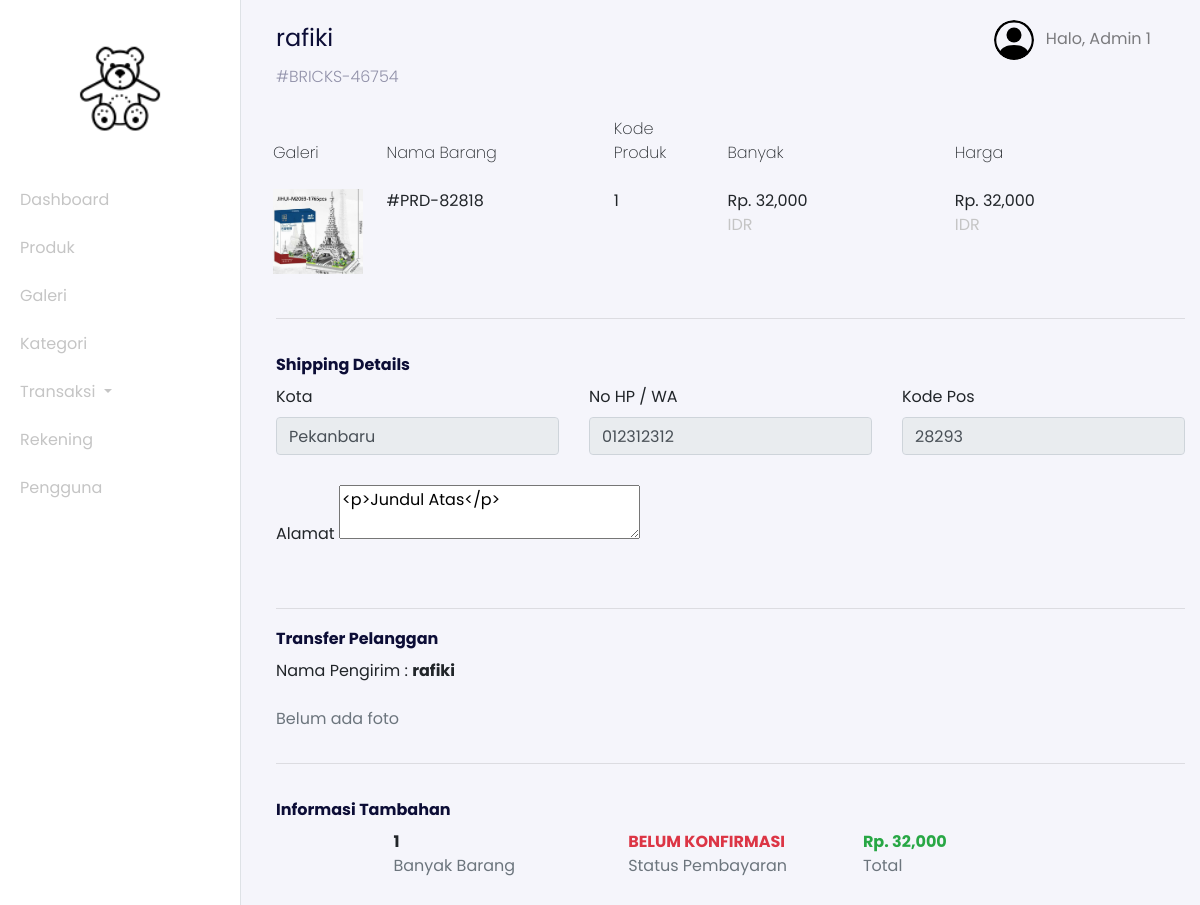
Screenshot of /admin?page=transactions-details&id=7 (signed in) with the database file from the repository.
### tables this page shows
CREATE TABLE `users` (
  `id_user` int(11) NOT NULL,
  `name` varchar(255) NOT NULL,
  `email` varchar(255) NOT NULL,
  `password` varchar(255) NOT NULL,
  `address` text DEFAULT NULL,
  `phone_number` varchar(255) NOT NULL,
  `postal_code` varchar(191) NOT NULL,
  `roles` varchar(255) NOT NULL
);

CREATE TABLE `transactions` (
  `id_transaction` int(11) NOT NULL,
  `user_id` int(11) NOT NULL,
  `total_price` int(11) NOT NULL,
  `city` varchar(255) NOT NULL,
  `rekening_id` int(11) NOT NULL,
  `transaction_status` varchar(255) NOT NULL,
  `weight_total` int(11) NOT NULL,
  `delivered` int(11) NOT NULL,
  `photo_transaction` varchar(255) NOT NULL,
  `code` varchar(255) NOT NULL,
  `receiver` varchar(255) NOT NULL,
  `time_arrived` timestamp NULL DEFAULT NULL,
  `created_at` timestamp NOT NULL DEFAULT current_timestamp()
);

CREATE TABLE `transactions_details` (
  `id_transaction_detail` int(11) NOT NULL,
  `transaction_id` int(11) NOT NULL,
  `product_id` int(11) NOT NULL,
  `price` int(11) NOT NULL,
  `banyak` int(11) NOT NULL,
  `code_product` varchar(255) NOT NULL
);

CREATE TABLE `products_galleries` (
  `id_gallery` int(11) NOT NULL,
  `photos` varchar(255) NOT NULL,
  `product_id` int(11) NOT NULL
);

CREATE TABLE `products` (
  `id_product` int(11) NOT NULL,
  `product_name` varchar(255) NOT NULL,
  `unit` int(11) NOT NULL,
  `price` varchar(255) NOT NULL,
  `descriptions` text NOT NULL,
  `category_id` int(11) NOT NULL,
  `stock` varchar(255) NOT NULL
);

### config/config.php (called while the page is built, shortened)
<?php
$host = 'localhost';
$user = 'root';
$password = '';
$dbname = 'bricks';
$conn = mysqli_connect($host, $user, $password, $dbname);
function query($query)
{
    global $conn;
    $result = mysqli_query($conn, $query);
    $rows = [];
    while ($row = mysqli_fetch_assoc($result)) {
        $rows[] = $row;
    }
    return $rows;
}

### admin/transaction/dashboard-transactions-details.php (the view, shortened to what this page needs)
<?php
$idTransaction = $_GET["id"];
$transaction_details = query("SELECT * FROM transactions_details JOIN transactions ON transactions_details.transaction_id = transactions.id_transaction JOIN products ON transactions_details.product_id = products.id_product  WHERE transaction_id = $idTransaction");
?>
<nav class="navbar navbar-expand-lg navbar-light navbar-store fixed-top" data-aos="fade-down">
  <div class="container-fluid">
    <div class="collpase navbar-collapse" id="navbarResponsive">
      <ul class="navbar-nav d-none d-lg-flex ml-auto">
        <li class="nav-item dropdown">
          <a href="#" class="nav-link" id="navbarDropdown" role="button" data-toggle="dropdown">
            <img src="../assets/images/person-circle.svg" alt="profile" height="40px" class="rounded-circle mr-2 profile-picture" />
            <?php
            $id_user = $_SESSION['user'];
            $user = query("SELECT * FROM users WHERE id_user = $id_user")[0];
            ?>
            Halo, <?= $user["name"]; ?>
          </a>
        </li>
      </ul>
    </div>
  </div>
</nav>
<div class="section-content section-dashboard-home" data-aos="fade-up">
  <div class="container-fluid">
    <div class="dashboard-heading">
      <?php
      $transactionMain = query("SELECT * FROM transactions JOIN users ON transactions.user_id = users.id_user WHERE id_transaction = $idTransaction")[0];
      ?>
      <h2 class="dashboard-title"><?= $transactionMain["name"]; ?></h2>
      <p class="dashboard-subtitle">#<?= $transactionMain["code"]; ?></p>
    </div>
    <div class="dashboard-content store-cart">
      <div class="row" data-aos="fade-up" data-aos-delay="100">
        <div class="col-12 table-responsive">
          <table class="table table-borderless table-cart">
            <thead>
              <tr>
                <th>Galeri</th>
                <th>Nama Barang</th>
                <th>Kode Produk</th>
                <th>Banyak</th>
                <th>Harga</th>
              </tr>
            </thead>
            <tbody>
              <?php
              $banyak = 0;
              ?>
              <?php foreach ($transaction_details as $t) : ?>
                <?php
                $idProduct = $t["product_id"];
                $gallery = query("SELECT * FROM products_galleries INNER JOIN products ON products_galleries.product_id = products.id_product WHERE products_galleries.product_id = $idProduct");
                $banyak += $t["banyak"];
                $total = $t["price"] * $t["banyak"];
                ?>
                <tr>
                  <td style="width: 10%;">
                    <img src="../assets/images/<?= $gallery[0]["photos"]; ?>" alt="" class="cart-image w-100">
                  </td>
                  <td style="width: 20%;">
                    <div class="">#<?= $t["code_product"]; ?></div>
                  </td>
                  <td style="width: 10%;">
                    <div class=""><?= $t["banyak"]; ?></div>
                  </td>
                  <td style="width: 20%;">
                    <div class="">Rp. <?= number_format($t["price"]); ?></div>
                    <div class="product-title">IDR</div>
                  </td>
                  <td style="width: 20%;">
                    <div class="">Rp. <?= number_format($total); ?></div>
                    <div class="product-title">IDR</div>
                  </td>
                </tr>
              <?php endforeach; ?>
            </tbody>
          </table>
        </div>
      </div>
      <form action="" method="POST">
        <div class="row" data-aos="fade-up" data-aos-delay="150">
          <div class="col-12">
            <hr>
          </div>
          <div class="col-12">
            <h2>
              Shipping Details
            </h2>
          </div>
        </div>
        <div class="row mb-2" data-aos="fade-up" data-aos-delay="200">
          <div class="col-md-4">
            <div class="form-group">
              <label for="city">Kota</label>
              <input type="text" readonly value="<?= $transactionMain["city"]; ?>" class="form-control">
            </div>
          </div>
          <div class="col-md-4">
            <div class="form-group">
              <label for="phone_number">No HP / WA</label>
              <input type="tel" readonly name="phone_number" id="phone_number" class="form-control form-store" value="<?= $transactionMain["phone_number"] ?? ''; ?>" required>
            </div>
          </div>
          <div class="col-md-4">
            <div class="form-group">
              <label for="zip_code">Kode Pos</label>
              <input type="number" readonly name="zip_code" id="zip_code" required value="<?= $transactionMain["postal_code"] ?? ''; ?>" class="form-control form-store">
            </div>
          </div>
          <div class="col-md-12" id="alamat">
            <div class="form-group">
              <label for="address">Alamat</label>
              <textarea name="address" readonly id="editor"><?= $transactionMain["address"] ?? ''; ?></textarea>
            </div>
          </div>
        </div>
        <div class="row">
          <div class="col-12">
            <hr>
            <h2 class="mb-2">Transfer Pelanggan</h2>
          </div>
          <div class="col-4">
            <div class="mb-4">
              Nama Pengirim : <strong><?= $transactionMain["name"]; ?></strong>
            </div>
            <?php if ($transactionMain['photo_transaction'] == '') : ?>
              <p class="text-muted">Belum ada foto</p>
            <?php else : ?>
              <img src="../assets/images/<?= $transactionMain["photo_transaction"]; ?>" class="w-100" alt="">
            <?php endif; ?>
          </div>
        </div>
        <div class="row" data-aos="fade-up" data-aos-delay="150">
          <div class="col-12">
            <hr>
          </div>
          <div class="col-12">
            <h2 class="mb-2">
              Informasi Tambahan
            </h2>
          </div>
        </div>
        <div class="row justify-content-center mb-5" data-aos="fade-up" data-aos-delay="200">
          <div class="col-4 col-md-3">
            <div class="font-weight-bold"><?= $banyak; ?></div>
            <div class="text-muted">Banyak Barang</div>
          </div>
          <div class="col-4 col-md-3">
            <?php if ($transactionMain["transaction_status"] == 'BELUM KONFIRMASI') : ?>
              <div class="text-danger font-weight-bold"><?= ($transactionMain["transaction_status"]); ?></div>
            <?php else : ?>
              <div class="text-success font-weight-bold"><?= ($transactionMain["transaction_status"]); ?></div>
            <?php endif; ?>
            <div class="text-muted">Status Pembayaran</div>
          </div>
          <div class="col-4 col-md-3">
            <div class="text-success font-weight-bold">Rp. <?= number_format($transactionMain["total_price"]); ?></div>
            <div class="text-muted">Total</div>
          </div>
        </div>
      </form>
    </div>
  </div>
</div>

### rows the page displays
users: name "Admin 1"
transactions: user.name "rafiki", code "BRICKS-46754", city "Pekanbaru", phone_number "012312312", zip_code "28293", address "<p>Jundul Atas</p>", transaction_status "BELUM KONFIRMASI", total_price "32,000"
transactions_details: products_galleries.photos (picture), code_product "PRD-82818", banyak "1", product.price "32,000", total "32,000"

### other values shown
$banyak "1"
